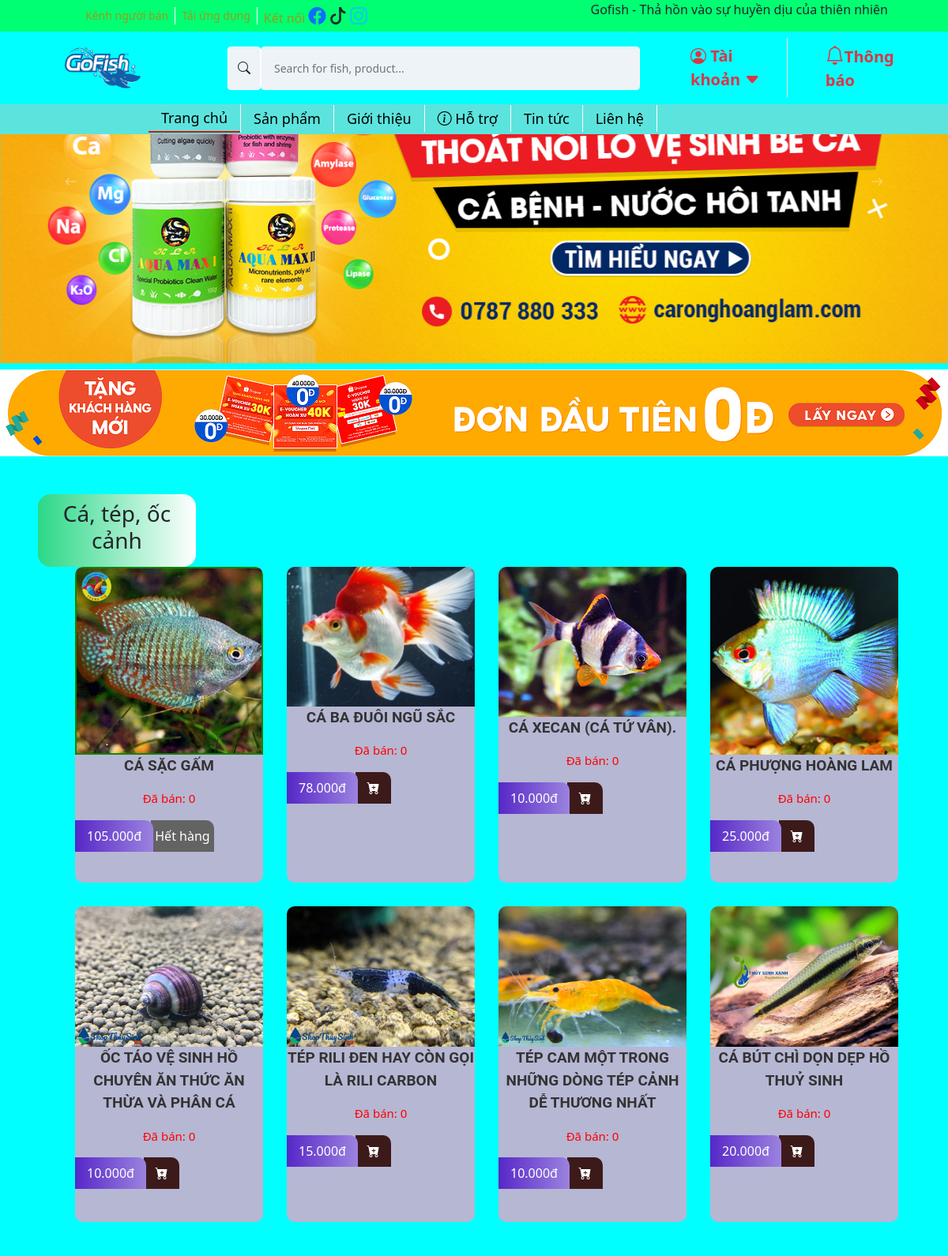
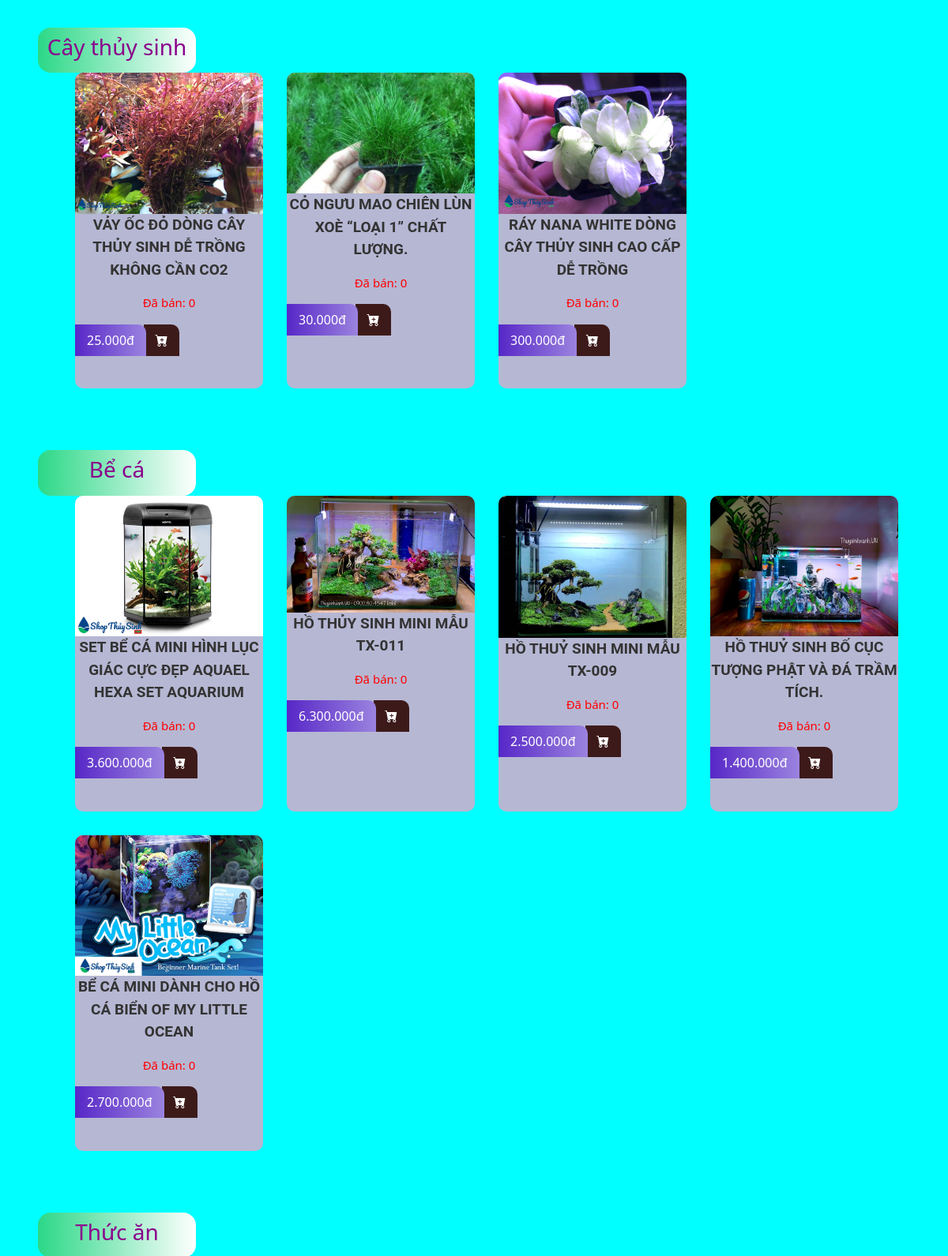
The page / (upper part) on the database its author committed (2 pictures, top to bottom).
### tables this page shows
CREATE TABLE `products` (
  `productID` int(11) NOT NULL,
  `productSKU` char(50) NOT NULL,
  `productName` varchar(1000) NOT NULL,
  `category` varchar(300) NOT NULL,
  `detail` varchar(5000) NOT NULL,
  `price` int(11) NOT NULL,
  `stock` int(11) NOT NULL,
  `sold` int(11) NOT NULL,
  `status` int(11) NOT NULL,
  `image` varchar(1000) NOT NULL,
  `userID` int(11) NOT NULL
);

### index.php (the view, shortened to what this page needs)
<?php
require './config/constants.php';
require './header.php';
?>
<main style="background-color: aqua;">
    <section class="posts_slider container-fluid" style="padding: 0;">
        <div id="carouselExampleControls" class="carousel slide" data-bs-ride="carousel">
            <div class="carousel-inner">
                <div class="carousel-item active">
                    <div class="row">
                        <div class="col-md-12">
                            <img src="assets/img/slider3.png" alt="">
                        </div>
                    </div>
                </div>
            </div>
            <button class="carousel-control-prev" type="button" data-bs-target="#carouselExampleControls" data-bs-slide="prev">
                <i class="bi bi-arrow-left"></i>
            </button>
            <button class="carousel-control-next" type="button" data-bs-target="#carouselExampleControls" data-bs-slide="next">
                <i class="bi bi-arrow-right"></i>
            </button>
        </div>
    </section>
    <div class="simple-banner mt-2">
        <a href="">
            <img src="assets/img/flash-sale.png" alt="">
        </a>
    </div>
    <div id="intro mt-4 ms-5 me-5">
        <div class="title-product col-md-2 mt-5 ms-5 p-2" style="background-color: aqua;">
            <h3>Cá, tép, ốc cảnh</h3>
        </div>
        <?php
        $sql_fish = "SELECT * FROM products WHERE category='Cá, tép, ốc cảnh' order by productID desc";
        $result_fish = mysqli_query($conn, $sql_fish);
        ?>
        <ul class="products ms-5 me-5 d-flex justify-content-start">
            <?php foreach ($result_fish as $each) { ?>
                <li>
                    <div class="product-item list-group" style="height: 400px;">
                        <div class="product-top">
                            <a href="detailView.php?id=<?= $each['productID'] ?>">
                                <img src="assets/img/products/<?= explode(",", $each['image'])[0]; ?>" alt="">
                            </a>
                        </div>
                        <div class="product-info">
                            <p class="product-cat"><?= $each['productName'] ?></p>
                            <p class="product-status" style="color: red; font-size: 15px;">Đã bán: <?= $each['sold'] ?></p>
                            <div class="product-price-action">
                                <p class="product-price"><?= number_format($each['price'], 0, '.', '.') ?>đ</p>
                                <div class="product-action">
                                    <?php
                                    if ($each['userID'] == $_SESSION['id']) {
                                    ?>
                                        <p class="sold-out">Sản phẩm của bạn</p>
                                    <?php
                                    } else if ($each['stock'] == 0) {
                                    ?>
                                        <p class="sold-out">Hết hàng</p>
                                    <?php
                                    } else {
                                    ?>
                                        <button type="button" class="btn-add-to-cart" data-product_id="<?php echo $each['productID']; ?>"><i class="bi bi-cart-plus-fill"></i>
                                        </button>
                                    <?php
                                    }
                                    ?>
                                </div>
                            </div>
                        </div>
                    </div>
                </li>
            <?php } ?>
        </ul>
        <div class="title-product col-md-2 mt-5 ms-5 p-2" style="background-color: aqua;">
            <h3 style="color: darkmagenta;">Cây thủy sinh</h3>
        </div>
        <?php
        $sql_tree = "SELECT * FROM products WHERE category='Cây thủy sinh' order by productID desc";
        $result_tree = mysqli_query($conn, $sql_tree);
        ?>
        <ul class="products ms-5 me-5 d-flex justify-content-start">
            <?php foreach ($result_tree as $each) { ?>
                <li>
                    <div class="product-item list-group" style="height: 400px;">
                        <div class="product-top">
                            <a href="detailView.php?id=<?= $each['productID'] ?>">
                                <img src="assets/img/products/<?= explode(",", $each['image'])[0]; ?>" alt="">
                            </a>
                        </div>
                        <div class="product-info">
                            <p class="product-cat"><?= $each['productName'] ?></p>
                            <p class="product-status" style="color: red; font-size: 15px;">Đã bán: <?= $each['sold'] ?></p>
                            <div class="product-price-action">
                                <p class="product-price"><?= number_format($each['price'], 0, '.', '.') ?>đ</p>
                                <div class="product-action">
                                    <?php
                                    if ($each['userID'] == $_SESSION['id']) {
                                    ?>
                                        <p class="sold-out">Sản phẩm của bạn</p>
                                    <?php
                                    } else if ($each['stock'] == 0) {
                                    ?>
                                        <p class="sold-out">Hết hàng</p>
                                    <?php
                                    } else {
                                    ?>
                                        <button type="button" class="btn-add-to-cart" data-product_id="<?php echo $each['productID']; ?>"><i class="bi bi-cart-plus-fill"></i>
                                        </button>
                                    <?php
                                    }
                                    ?>
                                </div>
                            </div>
                        </div>
                    </div>
                </li>
            <?php } ?>
        </ul>
        <div class="title-product col-md-2 mt-5 ms-5 p-2" style="background-color: aqua;">
            <h3 style="color: darkmagenta;">Bể cá</h3>
        </div>
        <?php
        $sql_aquarium = "SELECT * FROM products WHERE category='Bể cá' order by productID desc";
        $result_aquarium = mysqli_query($conn, $sql_aquarium);
        ?>
        <ul class="products ms-5 me-5 d-flex justify-content-start">
            <?php foreach ($result_aquarium as $each) { ?>
                <li>
                    <div class="product-item list-group" style="height: 400px;">
                        <div class="product-top">
                            <a href="detailView.php?id=<?= $each['productID'] ?>">
                                <img src="assets/img/products/<?= explode(",", $each['image'])[0]; ?>" alt="">
                            </a>
                        </div>
                        <div class="product-info">
                            <p class="product-cat"><?= $each['productName'] ?></p>
                            <p class="product-status" style="color: red; font-size: 15px;">Đã bán: <?= $each['sold'] ?></p>
                            <div class="product-price-action">
                                <p class="product-price"><?= number_format($each['price'], 0, '.', '.') ?>đ</p>
                                <div class="product-action">
                                    <?php
                                    if ($each['userID'] == $_SESSION['id']) {
                                    ?>
                                        <p class="sold-out">Sản phẩm của bạn</p>
                                    <?php
                                    } else if ($each['stock'] == 0) {
                                    ?>
                                        <p class="sold-out">Hết hàng</p>
                                    <?php
                                    } else {
                                    ?>
                                        <button type="button" class="btn-add-to-cart" data-product_id="<?php echo $each['productID']; ?>"><i class="bi bi-cart-plus-fill"></i>
                                        </button>
                                    <?php
                                    }
                                    ?>
                                </div>
                            </div>
                        </div>
                    </div>
                </li>
            <?php } ?>
        </ul>
        <div class="title-product col-md-2 mt-5 ms-5 p-2" style="background-color: aqua;">
            <h3 style="color: darkmagenta;">Thức ăn</h3>
        </div>
    </div>
</main>
</body>
</html>

### assets/css/index.css (style rules this page uses)
.posts_slider { z-index: -1; }
.carousel-item img { width: 100%; }
.simple-banner { text-align: center; align-items: center; justify-content: center; }
ul.products { list-style: none; display: flex; flex-wrap: wrap; justify-content: space-between; }
ul.products li { flex-basis: 25%; padding-left: 15px; padding-right: 15px; box-sizing: border-box; margin-bottom: 30px; }
ul.products li .product-top { overflow: hidden; }
ul.products li img { max-width: 100%; height: auto; }
.product-item { background: rgb(182, 183, 211); border-radius: 10px; text-align: center; overflow: hidden; }
.product-item .product-price-action { float: left; }
.product-item .product-price { background: linear-gradient(to right, rgb(87, 39, 199), rgb(155, 131, 223)); }
ul.products li .product-info .product-cat { font-size: 19px; font-weight: 600; font-family: "Roboto", sans-serif; text-transform: uppercase; color: #333333; }
ul.products li .product-info .product-status { font-size: 13px; }
ul.products li .product-info .product-price-action .product-price { display: inline-block; padding: 0px 15px; height: 40px; line-height: 40px; color: #fff; border-top-right-radius: 10px; position: relative; z-index: 2; }
ul.products li .product-info .product-price-action .product-action { display: inline-block; position: relative; z-index: 1; }
ul.products li .product-info .product-price-action .product-action button { height: 40px; line-height: 40px; width: 45px; padding: 0px; margin: 0px 0px 0px -7px; background: #3d1a1a; color: #fff; border: 0px; outline: 0px; border-top-right-radius: 10px; }
.title-product { text-align: center; border-radius: 16px; background: linear-gradient(to right, rgb(43, 216, 135), #fff); }
.sold-out { height: 40px; line-height: 40px; width: fit-content; padding: 0px 5px; margin: 0px 0px 0px -7px; background: rgb(99, 99, 99); color: #fff; border: 0px; outline: 0px; border-top-right-radius: 10px; cursor: not-allowed; }

### rows shown on the page
products: image (picture), productName "CÁ SẶC GẤM", sold "0", price "105.000", stock "Hết hàng"
products: shows a picture, productName "CÁ BA ĐUÔI NGŨ SẮC", sold "0", price "78.000"
products: image (picture), productName "CÁ XECAN (CÁ TỨ VÂN).", sold "0", price "10.000"
products: image (picture), productName "CÁ PHƯỢNG HOÀNG LAM", sold "0", price "25.000"
products: image (picture), productName "ỐC TÁO VỆ SINH HỒ CHUYÊN ĂN THỨC ĂN THỪA VÀ PHÂN CÁ", sold "0", price "10.000"
products: image (picture), productName "TÉP RILI ĐEN HAY CÒN GỌI LÀ RILI CARBON", sold "0", price "15.000"
products: shows a picture, productName "TÉP CAM MỘT TRONG NHỮNG DÒNG TÉP CẢNH DỄ THƯƠNG NHẤT", sold "0", price "10.000"
products: shows a picture, productName "CÁ BÚT CHÌ DỌN DẸP HỒ THUỶ SINH", sold "0", price "20.000"
products: image (picture), productName "VẢY ỐC ĐỎ DÒNG CÂY THỦY SINH DỄ TRỒNG KHÔNG CẦN CO2", sold "0", price "25.000"
products: image (picture), productName "CỎ NGƯU MAO CHIÊN LÙN XOÈ “LOẠI 1” CHẤT LƯỢNG.", sold "0", price "30.000"
products: shows a picture, productName "RÁY NANA WHITE DÒNG CÂY THỦY SINH CAO CẤP DỄ TRỒNG", sold "0", price "300.000"
products: shows a picture, productName "SET BỂ CÁ MINI HÌNH LỤC GIÁC CỰC ĐẸP AQUAEL HEXA SET AQUARIUM", sold "0", price "3.600.000"
products: image (picture), productName "HỒ THỦY SINH MINI MẪU TX-011", sold "0", price "6.300.000"
products: image (picture), productName "HỒ THUỶ SINH MINI MẪU TX-009", sold "0", price "2.500.000"
products: image (picture), productName "HỒ THUỶ SINH BỐ CỤC TƯỢNG PHẬT VÀ ĐÁ TRẦM TÍCH.", sold "0", price "1.400.000"
products: shows a picture, productName "BỂ CÁ MINI DÀNH CHO HỒ CÁ BIỂN OF MY LITTLE OCEAN", sold "0", price "2.700.000"
